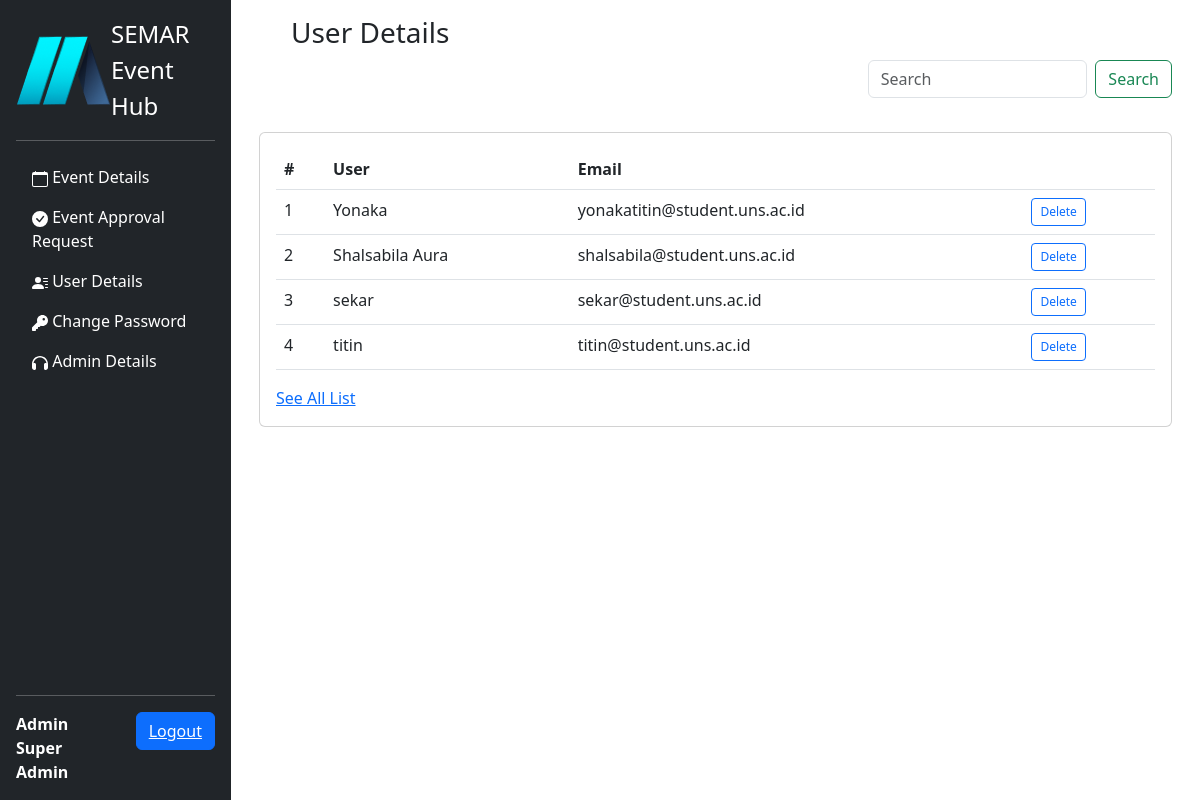
Screenshot of /admin_userdetails.php (signed in) with the database file from the repository.
### tables this page shows
CREATE TABLE `admin_seh` (
  `id_admin` int(11) NOT NULL,
  `nama` varchar(100) NOT NULL,
  `email` varchar(100) NOT NULL,
  `password` varchar(100) NOT NULL,
  `status` tinyint(1) DEFAULT NULL
);

CREATE TABLE `user` (
  `id_user` int(11) NOT NULL,
  `nama` varchar(100) NOT NULL,
  `email` varchar(100) NOT NULL,
  `password` varchar(100) NOT NULL
);

### functions.php (called while the page is built, shortened)
<?php
$conn = mysqli_connect("localhost","root", "", "seh");
function query($query) {
	global $conn;
	$result = mysqli_query($conn, $query);
	$rows = [];
	while ($row = mysqli_fetch_assoc($result)) {
		$rows[] = $row;
	}
	return $rows;
}
 ?>

### admin_userdetails.php (the view, shortened to what this page needs)
<?php
require 'functions.php';
$users = query("SELECT * FROM user");
?>
<!DOCTYPE html>
<html lang="en">
<head>
    <link href="https://cdn.jsdelivr.net/npm/bootstrap@5.3.0-alpha3/dist/css/bootstrap.min.css" rel="stylesheet">
</head>
<body>
<main class="d-flex flex-nowrap">
    <div class="d-flex flex-column vh-100 p-3 text-bg-dark sticky-top" style="width: 280px;">
        <a href="admindashboard.php" class="d-flex align-items-center mb-3 mb-md-0 me-md-auto text-white text-decoration-none">
            <img src="img/Logogbr.png">
            <span class="fs-4">SEMAR Event Hub</span>
        </a>
        <hr>
        <ul class="nav nav-pills flex-column mb-auto">
            <li class="nav-item">
                <a href="eventdetails.php" class="nav-link text-white">
                    Event Details
                </a>
            </li>
            <li>
                <a href="eventrequest.php" class="nav-link text-white text-wrap">
                    Event Approval Request
                </a>
            </li>
            <li>
                <a href="admin_userdetails.php" class="nav-link text-white">
                    User Details
                </a>
            </li>
            <li>
        <a href="admin-change-password.php" class="nav-link text-white">
          Change Password
        </a>
      </li>
        <?php
      if ($_SESSION['id_admin'] == 9) : ?>
        <li>
          <a href="admin_admindetails.php" class="nav-link text-white">
            Admin Details
          </a>
        </li>
      <?php endif ?>
        </ul>
        <hr>
        <div class="row">
            <div class="col text-start align-self-center">
                <?php
          require'config.php';
          $query = mysqli_query($conn, "SELECT * FROM `admin_seh` WHERE `id_admin`='$_SESSION[id_admin]'") or die(mysqli_error());
          $fetch = mysqli_fetch_array($query);
        ?>
        <strong> Admin  <?= $fetch['nama'] ?></strong>
            </div>
            <div class="col float-end">
                <button class="btn btn-primary float-end">
                    <a href="admin_logout.php" style="color:#ffffff;">Logout</a></button>
            </div>
        </div>
    </div>
    <div class="page-wrapper w-100 p-3">
        <div class="container-fluid">
            <div class="row page-titles  ">
                <div class="col-3">
                    <h3 class="text-themecolor">
                        User Details
                    </h3>
                </div>
            </div>
            <div class="col-4" style="float:right;">
            <form class="d-flex" role="search" action="" method="post">
                <input class="form-control me-2" type="search" name="keyword" size="40" placeholder="Search" aria-label="Search" autocomplete="off">
                <button class="btn btn-outline-success" type="submit" name="cari">Search</button>
            </form>
            </div>
            <br>
<br>
            <br>
            <div class="row">
                <div class="col-12">
                    <div class="card">
                        <div class="card-body">
                            <div class="table-responsive">
                                <table class="table">
                                    <thead>
                                    <tr>
                                        <th>#</th>
                                        <th>User</th>
                                        <th>Email</th>
                                        <th></th>
                                    </tr>
                                    </thead>
                                        <tbody >
                                            <?php $i = 1; ?>
                                            <?php foreach ($users as $row) : ?>
                                            <tr class="clickable"
                                                onclick="window.location='#'">
                                                <td><?= $i; ?></td>
                                                <td><?= $row["nama"]; ?></td>
                                                <td><?= $row["email"]; ?></td>
                                                <td>
                                                    <a href="admin_hapususerlist.php?id=<?= $row['id_user']; ?>"><button type='button' style='font-size: 12px;' class='btn btn-outline-primary btn-sm'>Delete</button></a>
                                                </td>
                                            </tr>
                                            <?php $i++; ?>
                                            <?php endforeach ?>
                                        </tbody>
                                </table>
                                <nav class="list">
                                    <a href="admin_userdetails.php" style="text-align:center;"> See All List</a>
                                 </nav>
                            </div>
                        </div>
                    </div>
                </div>
            </div>
        </div>
    </div>
</main>
</body>
</html>

### admin_userdetails.php (style rules this page uses)
svg { fill:#ffffff }

### rows the page displays
admin_seh: nama "Super Admin"
user: nama "Yonaka", email "yonakatitin@student.uns.ac.id"
user: nama "Shalsabila Aura", email "shalsabila@student.uns.ac.id"
user: nama "sekar", email "sekar@student.uns.ac.id"
user: nama "titin", email "titin@student.uns.ac.id"
